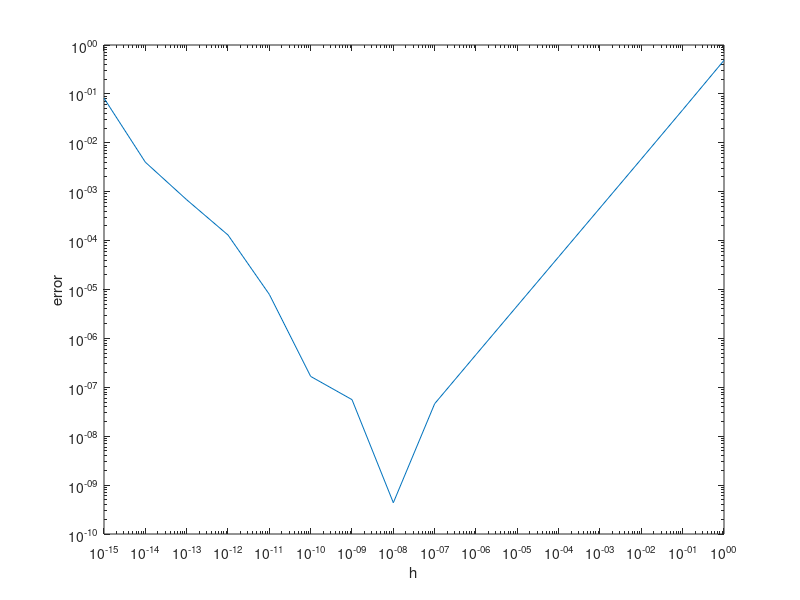

Write the MATLAB code that produced this figure.
clear, clc
format long
h_exp = linspace(0,-15,16);
h = 10.^h_exp;
val = 1.2;
f = @(x) sin(x);
f_prime = @(x) cos(x);
difference = (f(val+h)-f(val))./h;
err = abs(difference-f_prime(val));
loglog(h, err)
xlabel('h')
ylabel('error')
[min_err, ind] = min(err);
grad = difference(ind);
fprintf(['Diff\n']);
fprintf('%.20f\n', grad);
